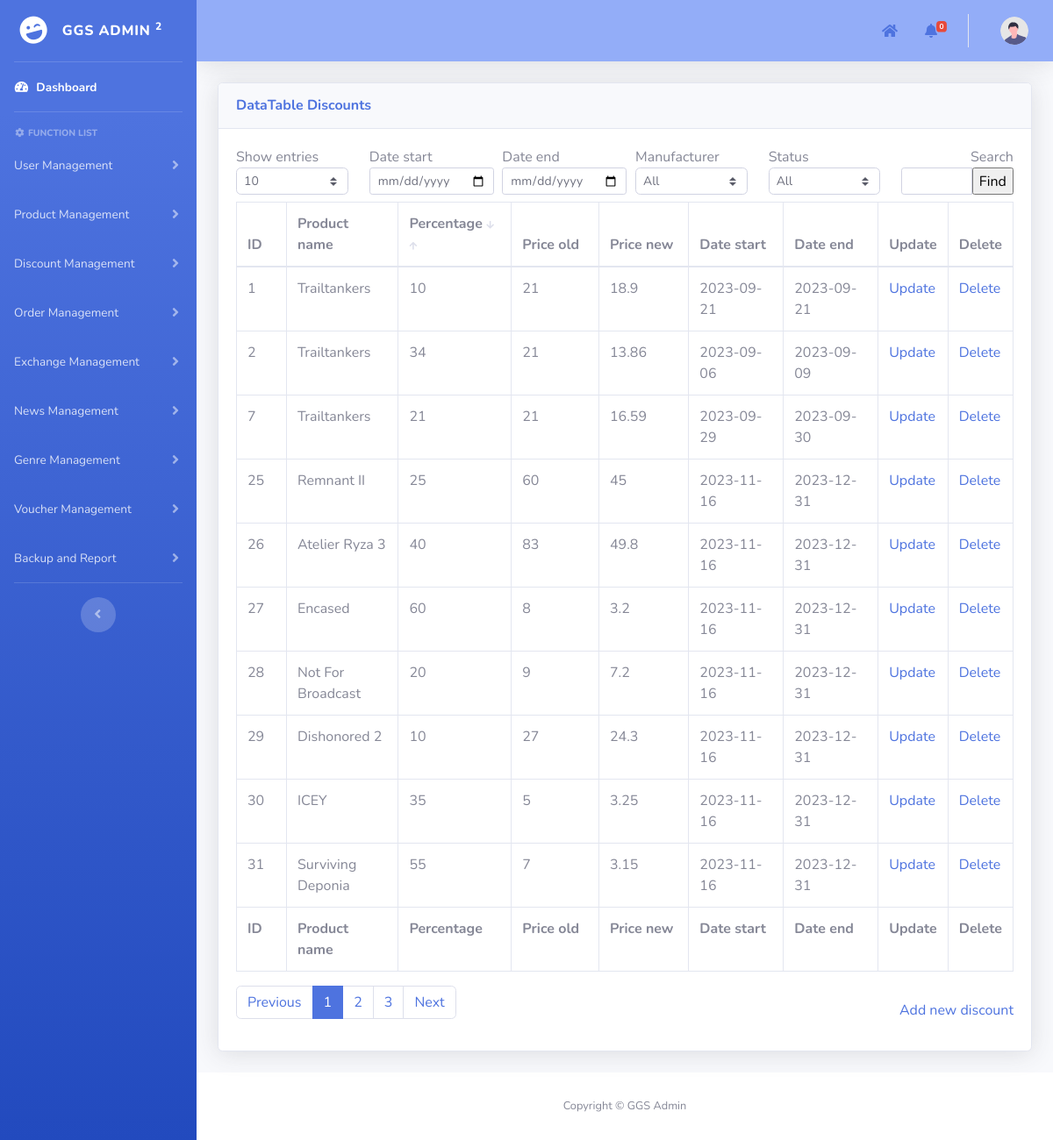
The page /admin/pages/discountManagement/discounts_Management.php on the database its author committed.
### tables this page shows
CREATE TABLE `discounts` (
  `id` int(11) NOT NULL AUTO_INCREMENT,
  `product_id` int(11) DEFAULT NULL,
  `discount_amount` int(11) NOT NULL,
  `start_date` date DEFAULT NULL,
  `end_date` date DEFAULT NULL,
  PRIMARY KEY (`id`),
  KEY `discounts_ibfk_1` (`product_id`),
  CONSTRAINT `discounts_ibfk_1` FOREIGN KEY (`product_id`) REFERENCES `products` (`id`) ON DELETE CASCADE ON UPDATE CASCADE
);

CREATE TABLE `products` (
  `id` int(11) NOT NULL AUTO_INCREMENT,
  `id_manufacturer` int(11) NOT NULL,
  `product_name` varchar(100) NOT NULL,
  `image_avt_url` varchar(50) NOT NULL,
  `description` text NOT NULL,
  `video_trailer_url` varchar(50) NOT NULL,
  `source` varchar(50) NOT NULL,
  `price` int(11) NOT NULL,
  `release_date` date NOT NULL,
  `units_sold` int(11) NOT NULL DEFAULT 0,
  `classify` enum('game','gear') NOT NULL,
  PRIMARY KEY (`id`),
  KEY `fk_manufacturer_id` (`id_manufacturer`),
  CONSTRAINT `fk_manufacturer_id` FOREIGN KEY (`id_manufacturer`) REFERENCES `users` (`id`) ON DELETE CASCADE ON UPDATE CASCADE
);

### admin/pages/discountManagement/discounts_Management.php (the view, shortened to what the rows shown need)
<?php
function print_data($id, $product_name, $discount_amount, $price_old, $start_date, $end_date)
{
    $price_new = $price_old - ($price_old * ($discount_amount / 100));
    echo "<tr>
    <td>
        $id
    </td>
    <td>
        $product_name
    </td>
    <td>
        $discount_amount
    </td>
    <td>
        $price_old
    </td>
    <td>
        $price_new
    </td>
    <td>
        $start_date
    </td>
    <td>
        $end_date
    </td>
    <td><a href='update_discount.php?id=$id'>Update</a></td>
    <td><a href='javascript:deleteItem($id)'>Delete</a></td>
</tr>";
}
?>
<?php
include("../add_template.php");
function main()
{
    include("../../../mod/database_connection.php");
    $search = isset($_POST["search"]) ? $_POST["search"] : "";
    $status = isset($_POST["status"]) ? $_POST["status"] : "all";
    $date_start = isset($_POST["date_start"]) ? $_POST["date_start"] : "";
    $date_end = isset($_POST["date_end"]) ? $_POST["date_end"] : "";
    $show_entries = isset($_POST["show_entries"]) ? $_POST["show_entries"] : 10;
    if (isset($_GET['page'])) {
        $page = $_GET['page'];
    } else {
        $page = 1;
    }
    if ($page == 1) {
        $begin = 0;
    } else {
        $begin = ($page * $show_entries) - $show_entries;
    }
    $query = "SELECT d.id,product_id,id_manufacturer,product_name, discount_amount,price,start_date,end_date
        FROM discounts d, products p
        WHERE p.id = d.product_id AND p.product_name LIKE ? ";
    $params = array("%" . $search . "%");
    $query .= "LIMIT ?, ?";
    $params[] = $begin;
    $params[] = $show_entries;
    $stmt = $conn->prepare($query);
    $stmt->bind_param(str_repeat("s", count($params)), ...$params);
    if (!$stmt->execute()) {
        die("Execute failed: " . $stmt->error);
    }
    $result = $stmt->get_result();
    ?>
    <div class="container-fluid">
        <form method="post" name="frmDataDiscount">
            <div class="card shadow mb-4">
                <div class="card-body">
                    <div class="table-responsive">
                        <div id="dataTable_wrapper" class="dataTables_wrapper dt-bootstrap4">
                            <div id="table_data_return">
                                <div class="row">
                                    <div class="col-sm-12">
                                        <table class="table table-bordered dataTable" id="dataTable" width="100%"
                                            cellspacing="0" role="grid" aria-describedby="dataTable_info"
                                            style="width: 100%;">
                                            <thead>
                                                <tr role="row">
                                                    <th class="sorting sorting_asc" tabindex="0" aria-controls="dataTable"
                                                        rowspan="1" colspan="1" aria-sort="ascending"
                                                        aria-label="ID: activate to sort column descending"
                                                        style="width: 70px;">
                                                        ID
                                                    </th>
                                                    <th class="sorting" tabindex="0" aria-controls="dataTable" rowspan="1"
                                                        colspan="1"
                                                        aria-label="Product name: activate to sort column ascending"
                                                        style="width: 147px;">
                                                        Product name</th>
                                                    <th class="sorting" tabindex="0" aria-controls="dataTable" rowspan="1"
                                                        colspan="1"
                                                        aria-label="Discount amount: activate to sort column ascending"
                                                        style="width: 150px;">
                                                        Percentage
                                                        <a
                                                            href="javascript:a('discounts_Management.php?page=<?php echo $page; ?><?= isset($_GET['desc_percent']) ? '' : '&desc_percent' ?>')">
                                                            <i
                                                                class="fas fa-arrow-down <?= isset($_GET['desc_percent']) ? 'icon1' : 'icon' ?>"></i>
                                                        </a>
                                                        <a
                                                            href="javascript:a('discounts_Management.php?page=<?php echo $page; ?><?= isset($_GET['asc_percent']) ? '' : '&asc_percent' ?>')">
                                                            <i
                                                                class="fas fa-arrow-up <?= isset($_GET['asc_percent']) ? 'icon1' : 'icon' ?>"></i>
                                                        </a>
                                                    </th>
                                                    <th class="sorting" tabindex="0" aria-controls="dataTable" rowspan="1"
                                                        colspan="1"
                                                        aria-label="Price old: activate to sort column ascending"
                                                        style="width: 139px;">
                                                        Price old
                                                    </th>
                                                    <th class="sorting" tabindex="0" aria-controls="dataTable" rowspan="1"
                                                        colspan="1"
                                                        aria-label="Price new: activate to sort column ascending"
                                                        style="width: 139px;">
                                                        Price new</th>
                                                    <th class="sorting" tabindex="0" aria-controls="dataTable" rowspan="1"
                                                        colspan="1"
                                                        aria-label="Date start: activate to sort column ascending"
                                                        style="width: 147px;">
                                                        Date start</th>
                                                    <th class="sorting" tabindex="0" aria-controls="dataTable" rowspan="1"
                                                        colspan="1" aria-label="Date end: activate to sort column ascending"
                                                        style="width: 147px;">
                                                        Date end</th>
                                                    <th class="sorting" tabindex="0" aria-controls="dataTable" rowspan="1"
                                                        colspan="1" aria-label="Age: activate to sort column ascending"
                                                        style="width: 70px;">Update
                                                    </th>
                                                    <th class="sorting" tabindex="0" aria-controls="dataTable" rowspan="1"
                                                        colspan="1" aria-label="Age: activate to sort column ascending"
                                                        style="width: 70px;">Delete
                                                    </th>
                                                </tr>
                                            </thead>
                                            <tfoot>
                                                <tr>
                                                    <th rowspan="1" colspan="1">ID</th>
                                                    <th rowspan="1" colspan="1">Product name</th>
                                                    <th rowspan="1" colspan="1">Percentage</th>
                                                    <th rowspan="1" colspan="1">Price old</th>
                                                    <th rowspan="1" colspan="1">Price new</th>
                                                    <th rowspan="1" colspan="1">Date start</th>
                                                    <th rowspan="1" colspan="1">Date end</th>
                                                    <th rowspan="1" colspan="1">Update</th>
                                                    <th rowspan="1" colspan="1">Delete</th>
                                                </tr>
                                            </tfoot>
                                            <tbody>
                                                <?php
                                                if ($date_start != "" && $date_end != "" && $date_start > $date_end) {
                                                    echo '<td></td><td style="border: none;">Error: Start date must be greater than end date</td>';
                                                } else {
                                                    if ($result->num_rows > 0 && $status != "no_discount") {
                                                        while ($row = $result->fetch_assoc()) {
                                                            print_data($row['id'], $row['product_name'], $row['discount_amount'], $row['price'], $row['start_date'], $row['end_date']);
                                                        }
                                                    }
                                                                ?>
                                                                <?php
                                                }
                                                ?>
                                            </tbody>
                                        </table>
                                    </div>
                                </div>
                            </div>
                        </div>
                    </div>
                </div>
            </div>
        </form>
    </div>
<?php }
?>

### rows shown on the page
discounts: id "1", product.product_name "Trailtankers", discount_amount "10", product.price "21", price_new "18.9", start_date "2023-09-21", end_date "2023-09-21"
discounts: id "2", product.product_name "Trailtankers", discount_amount "34", product.price "21", price_new "13.86", start_date "2023-09-06", end_date "2023-09-09"
discounts: id "7", product.product_name "Trailtankers", discount_amount "21", product.price "21", price_new "16.59", start_date "2023-09-29", end_date "2023-09-30"
discounts: id "25", product.product_name "Remnant II", discount_amount "25", product.price "60", price_new "45", start_date "2023-11-16", end_date "2023-12-31"
discounts: id "26", product.product_name "Atelier Ryza 3", discount_amount "40", product.price "83", price_new "49.8", start_date "2023-11-16", end_date "2023-12-31"
discounts: id "27", product.product_name "Encased", discount_amount "60", product.price "8", price_new "3.2", start_date "2023-11-16", end_date "2023-12-31"
discounts: id "28", product.product_name "Not For Broadcast", discount_amount "20", product.price "9", price_new "7.2", start_date "2023-11-16", end_date "2023-12-31"
discounts: id "29", product.product_name "Dishonored 2", discount_amount "10", product.price "27", price_new "24.3", start_date "2023-11-16", end_date "2023-12-31"
discounts: id "30", product.product_name "ICEY", discount_amount "35", product.price "5", price_new "3.25", start_date "2023-11-16", end_date "2023-12-31"
discounts: id "31", product.product_name "Surviving Deponia", discount_amount "55", product.price "7", price_new "3.15", start_date "2023-11-16", end_date "2023-12-31"
